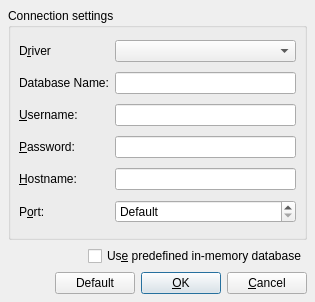
<?xml version="1.0" encoding="UTF-8"?>
<ui version="4.0">
 <class>QSqlConnectionDialogUi</class>
 <widget class="QDialog" name="QSqlConnectionDialogUi">
  <property name="geometry">
   <rect>
    <x>0</x>
    <y>0</y>
    <width>315</width>
    <height>302</height>
   </rect>
  </property>
  <property name="windowTitle">
   <string>Connect...</string>
  </property>
  <layout class="QVBoxLayout">
   <property name="spacing">
    <number>6</number>
   </property>
   <property name="leftMargin">
    <number>8</number>
   </property>
   <property name="topMargin">
    <number>8</number>
   </property>
   <property name="rightMargin">
    <number>8</number>
   </property>
   <property name="bottomMargin">
    <number>8</number>
   </property>
   <item>
    <widget class="QGroupBox" name="connGroupBox">
     <property name="title">
      <string>Connection settings</string>
     </property>
     <layout class="QGridLayout">
      <property name="leftMargin">
       <number>8</number>
      </property>
      <property name="topMargin">
       <number>8</number>
      </property>
      <property name="rightMargin">
       <number>8</number>
      </property>
      <property name="bottomMargin">
       <number>8</number>
      </property>
      <property name="spacing">
       <number>6</number>
      </property>
      <item row="0" column="1">
       <widget class="QComboBox" name="comboDriver"/>
      </item>
      <item row="2" column="0">
       <widget class="QLabel" name="textLabel4">
        <property name="text">
         <string>&amp;Username:</string>
        </property>
        <property name="buddy">
         <cstring>editUsername</cstring>
        </property>
       </widget>
      </item>
      <item row="0" column="0">
       <widget class="QLabel" name="textLabel2">
        <property name="text">
         <string>D&amp;river</string>
        </property>
        <property name="buddy">
         <cstring>comboDriver</cstring>
        </property>
       </widget>
      </item>
      <item row="1" column="1">
       <widget class="QLineEdit" name="editDatabase"/>
      </item>
      <item row="5" column="1">
       <widget class="QSpinBox" name="portSpinBox">
        <property name="specialValueText">
         <string>Default</string>
        </property>
        <property name="minimum">
         <number>-1</number>
        </property>
        <property name="maximum">
         <number>65535</number>
        </property>
        <property name="value">
         <number>-1</number>
        </property>
       </widget>
      </item>
      <item row="1" column="0">
       <widget class="QLabel" name="textLabel3">
        <property name="text">
         <string>Database Name:</string>
        </property>
        <property name="buddy">
         <cstring>editDatabase</cstring>
        </property>
       </widget>
      </item>
      <item row="3" column="1">
       <widget class="QLineEdit" name="editPassword">
        <property name="echoMode">
         <enum>QLineEdit::Password</enum>
        </property>
       </widget>
      </item>
      <item row="2" column="1">
       <widget class="QLineEdit" name="editUsername"/>
      </item>
      <item row="4" column="1">
       <widget class="QLineEdit" name="editHostname"/>
      </item>
      <item row="4" column="0">
       <widget class="QLabel" name="textLabel5">
        <property name="text">
         <string>&amp;Hostname:</string>
        </property>
        <property name="buddy">
         <cstring>editHostname</cstring>
        </property>
       </widget>
      </item>
      <item row="5" column="0">
       <widget class="QLabel" name="textLabel5_2">
        <property name="text">
         <string>P&amp;ort:</string>
        </property>
        <property name="buddy">
         <cstring>portSpinBox</cstring>
        </property>
       </widget>
      </item>
      <item row="3" column="0">
       <widget class="QLabel" name="textLabel4_2">
        <property name="text">
         <string>&amp;Password:</string>
        </property>
        <property name="buddy">
         <cstring>editPassword</cstring>
        </property>
       </widget>
      </item>
     </layout>
    </widget>
   </item>
   <item>
    <layout class="QHBoxLayout">
     <property name="spacing">
      <number>6</number>
     </property>
     <property name="leftMargin">
      <number>0</number>
     </property>
     <property name="topMargin">
      <number>0</number>
     </property>
     <property name="rightMargin">
      <number>0</number>
     </property>
     <property name="bottomMargin">
      <number>0</number>
     </property>
     <item>
      <spacer>
       <property name="orientation">
        <enum>Qt::Horizontal</enum>
       </property>
       <property name="sizeHint" stdset="0">
        <size>
         <width>40</width>
         <height>20</height>
        </size>
       </property>
      </spacer>
     </item>
     <item>
      <widget class="QCheckBox" name="dbCheckBox">
       <property name="text">
        <string>Us&amp;e predefined in-memory database</string>
       </property>
      </widget>
     </item>
    </layout>
   </item>
   <item>
    <layout class="QHBoxLayout">
     <property name="spacing">
      <number>6</number>
     </property>
     <property name="leftMargin">
      <number>0</number>
     </property>
     <property name="topMargin">
      <number>0</number>
     </property>
     <property name="rightMargin">
      <number>0</number>
     </property>
     <property name="bottomMargin">
      <number>0</number>
     </property>
     <item>
      <spacer>
       <property name="orientation">
        <enum>Qt::Horizontal</enum>
       </property>
       <property name="sizeType">
        <enum>QSizePolicy::Expanding</enum>
       </property>
       <property name="sizeHint" stdset="0">
        <size>
         <width>20</width>
         <height>20</height>
        </size>
       </property>
      </spacer>
     </item>
     <item>
      <widget class="QPushButton" name="defaultButton">
       <property name="text">
        <string>Default</string>
       </property>
      </widget>
     </item>
     <item>
      <widget class="QPushButton" name="okButton">
       <property name="text">
        <string>&amp;OK</string>
       </property>
       <property name="default">
        <bool>true</bool>
       </property>
      </widget>
     </item>
     <item>
      <widget class="QPushButton" name="cancelButton">
       <property name="text">
        <string>&amp;Cancel</string>
       </property>
      </widget>
     </item>
    </layout>
   </item>
  </layout>
 </widget>
 <tabstops>
  <tabstop>comboDriver</tabstop>
  <tabstop>editDatabase</tabstop>
  <tabstop>editUsername</tabstop>
  <tabstop>editPassword</tabstop>
  <tabstop>editHostname</tabstop>
  <tabstop>portSpinBox</tabstop>
  <tabstop>dbCheckBox</tabstop>
  <tabstop>okButton</tabstop>
  <tabstop>cancelButton</tabstop>
 </tabstops>
 <resources/>
 <connections/>
</ui>
